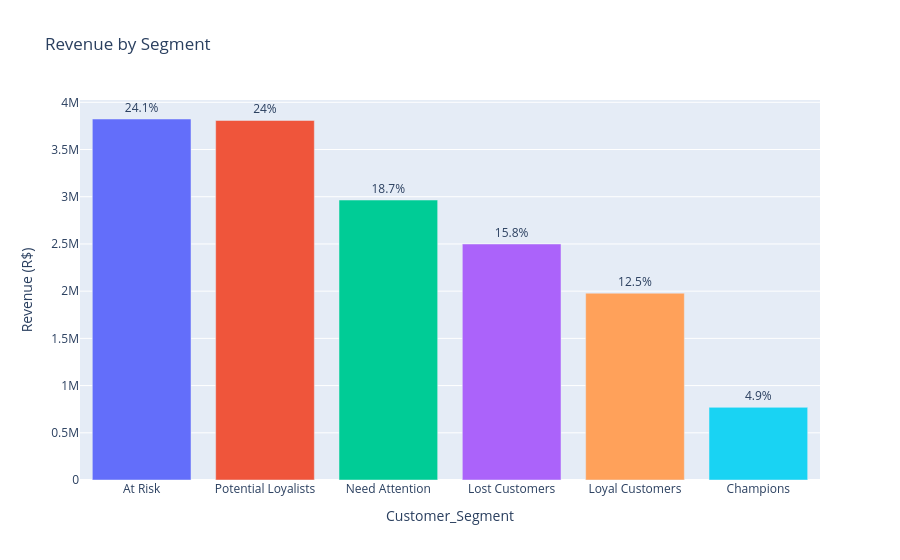

Notebook source saved alongside this figure:
### Code cell
fig = px.bar(
    segment_summary, x="Customer_Segment", y="Total_Revenue",
    color="Customer_Segment", text="Pct_of_Revenue",
    title="Revenue by Segment",
    labels={"Total_Revenue": "Revenue (R$)"}
)
fig.update_traces(texttemplate="%{text}%", textposition="outside")
fig.update_layout(showlegend=False)
fig.show()

### Figure 1 — Plotly figure (JSON) as saved in the notebook; plotly's stock layout.template omitted (floating-point values rounded to 4 significant figures)
{"data": [{"hovertemplate": "Customer_Segment=%{x}<br>Revenue (R$)=%{y}<br>Pct_of_Revenue=%{text}<extra></extra>", "legendgroup": "At Risk", "marker": {"color": "#636efa", "pattern": {"shape": ""}}, "name": "At Risk", "orientation": "v", "showlegend": true, "text": [24.1], "textposition": "outside", "texttemplate": "%{text}%", "type": "bar", "x": ["At Risk"], "xaxis": "x", "y": [3823000.0], "yaxis": "y"}, {"hovertemplate": "Customer_Segment=%{x}<br>Revenue (R$)=%{y}<br>Pct_of_Revenue=%{text}<extra></extra>", "legendgroup": "Potential Loyalists", "marker": {"color": "#EF553B", "pattern": {"shape": ""}}, "name": "Potential Loyalists", "orientation": "v", "showlegend": true, "text": [24.0], "textposition": "outside", "texttemplate": "%{text}%", "type": "bar", "x": ["Potential Loyalists"], "xaxis": "x", "y": [3808000.0], "yaxis": "y"}, {"hovertemplate": "Customer_Segment=%{x}<br>Revenue (R$)=%{y}<br>Pct_of_Revenue=%{text}<extra></extra>", "legendgroup": "Need Attention", "marker": {"color": "#00cc96", "pattern": {"shape": ""}}, "name": "Need Attention", "orientation": "v", "showlegend": true, "text": [18.7], "textposition": "outside", "texttemplate": "%{text}%", "type": "bar", "x": ["Need Attention"], "xaxis": "x", "y": [2965000.0], "yaxis": "y"}, {"hovertemplate": "Customer_Segment=%{x}<br>Revenue (R$)=%{y}<br>Pct_of_Revenue=%{text}<extra></extra>", "legendgroup": "Lost Customers", "marker": {"color": "#ab63fa", "pattern": {"shape": ""}}, "name": "Lost Customers", "orientation": "v", "showlegend": true, "text": [15.8], "textposition": "outside", "texttemplate": "%{text}%", "type": "bar", "x": ["Lost Customers"], "xaxis": "x", "y": [2499000.0], "yaxis": "y"}, {"hovertemplate": "Customer_Segment=%{x}<br>Revenue (R$)=%{y}<br>Pct_of_Revenue=%{text}<extra></extra>", "legendgroup": "Loyal Customers", "marker": {"color": "#FFA15A", "pattern": {"shape": ""}}, "name": "Loyal Customers", "orientation": "v", "showlegend": true, "text": [12.5], "textposition": "outside", "texttemplate": "%{text}%", "type": "bar", "x": ["Loyal Customers"], "xaxis": "x", "y": [1978000.0], "yaxis": "y"}, {"hovertemplate": "Customer_Segment=%{x}<br>Revenue (R$)=%{y}<br>Pct_of_Revenue=%{text}<extra></extra>", "legendgroup": "Champions", "marker": {"color": "#19d3f3", "pattern": {"shape": ""}}, "name": "Champions", "orientation": "v", "showlegend": true, "text": [4.9], "textposition": "outside", "texttemplate": "%{text}%", "type": "bar", "x": ["Champions"], "xaxis": "x", "y": [769700.0], "yaxis": "y"}], "layout": {"barmode": "relative", "legend": {"title": {"text": "Customer_Segment"}, "tracegroupgap": 0}, "showlegend": false, "title": {"text": "Revenue by Segment"}, "xaxis": {"anchor": "y", "categoryarray": ["At Risk", "Potential Loyalists", "Need Attention", "Lost Customers", "Loyal Customers", "Champions"], "categoryorder": "array", "domain": [0.0, 1.0], "title": {"text": "Customer_Segment"}}, "yaxis": {"anchor": "x", "domain": [0.0, 1.0], "title": {"text": "Revenue (R$)"}}}}
